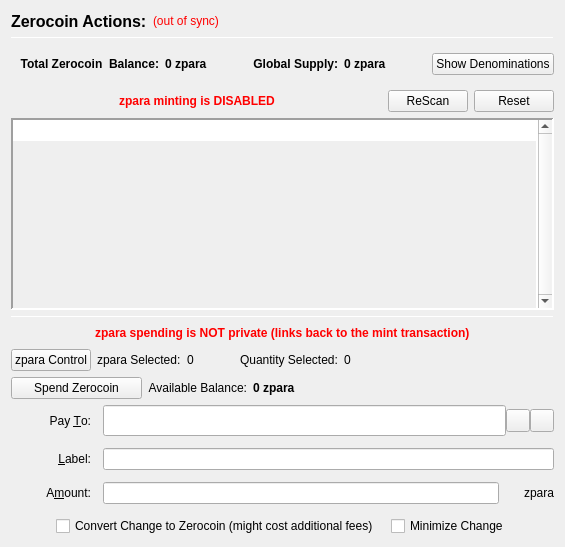
                  <widget class="QFrame" name="verticalFrameLeft">
                   <layout class="QVBoxLayout" name="verticalLayout_2">
                    <item>
                     <layout class="QVBoxLayout" name="verticalLayout_3">
                      <item>
                       <layout class="QHBoxLayout" name="horizontalLayout_3">
                        <item>
                         <widget class="QLabel" name="labelzparaActions">
                          <property name="font">
                           <font>
                            <pointsize>12</pointsize>
                            <weight>75</weight>
                            <bold>true</bold>
                           </font>
                          </property>
                          <property name="text">
                           <string>Zerocoin Actions:</string>
                          </property>
                          <property name="alignment">
                           <set>Qt::AlignLeading|Qt::AlignLeft|Qt::AlignVCenter</set>
                          </property>
                         </widget>
                        </item>
                        <item>
                         <widget class="QLabel" name="labelzparaSyncStatus">
                          <property name="toolTip">
                           <string>The displayed information may be out of date. Your wallet automatically synchronizes with the para network after a connection is established, but this process has not completed yet.</string>
                          </property>
                          <property name="styleSheet">
                           <string notr="true">QLabel { color: red; }</string>
                          </property>
                          <property name="text">
                           <string notr="true">(out of sync)</string>
                          </property>
                          <property name="alignment">
                           <set>Qt::AlignLeading|Qt::AlignLeft|Qt::AlignVCenter</set>
                          </property>
                         </widget>
                        </item>
                        <item>
                         <spacer name="horizontalSpacer">
                          <property name="orientation">
                           <enum>Qt::Horizontal</enum>
                          </property>
                          <property name="sizeHint" stdset="0">
                           <size>
                            <width>40</width>
                            <height>20</height>
                           </size>
                          </property>
                         </spacer>
                        </item>
                       </layout>
                      </item>
                      <item>
                       <widget class="Line" name="lineUpperLeft">
                        <property name="minimumSize">
                         <size>
                          <width>0</width>
                          <height>1</height>
                         </size>
                        </property>
                        <property name="maximumSize">
                         <size>
                          <width>16777215</width>
                          <height>1</height>
                         </size>
                        </property>
                        <property name="frameShadow">
                         <enum>QFrame::Sunken</enum>
                        </property>
                        <property name="orientation">
                         <enum>Qt::Horizontal</enum>
                        </property>
                       </widget>
                      </item>
                      <item>
                       <widget class="QFrame" name="balanceSupplyFrame">
                        <layout class="QHBoxLayout" name="horizontalLayout_2" stretch="0,0,0,1,0">
                         <property name="rightMargin">
                          <number>0</number>
                         </property>
                         <item>
                          <layout class="QHBoxLayout" name="horizontalLayout_34">
                           <item>
                            <widget class="QLabel" name="labelzAvailableText_3">
                             <property name="font">
                              <font>
                               <weight>75</weight>
                               <bold>true</bold>
                              </font>
                             </property>
                             <property name="toolTip">
                              <string>Total Balance including unconfirmed and immature zpara</string>
                             </property>
                             <property name="text">
                              <string>Total Zerocoin  Balance:</string>
                             </property>
                             <property name="alignment">
                              <set>Qt::AlignRight|Qt::AlignTrailing|Qt::AlignVCenter</set>
                             </property>
                            </widget>
                           </item>
                           <item>
                            <widget class="QLabel" name="labelzAvailableAmount_4">
                             <property name="minimumSize">
                              <size>
                               <width>40</width>
                               <height>0</height>
                              </size>
                             </property>
                             <property name="font">
                              <font>
                               <weight>75</weight>
                               <bold>true</bold>
                              </font>
                             </property>
                             <property name="toolTip">
                              <string>Total Balance including unconfirmed and immature zpara</string>
                             </property>
                             <property name="text">
                              <string>0 zpara</string>
                             </property>
                             <property name="alignment">
                              <set>Qt::AlignLeading|Qt::AlignLeft|Qt::AlignVCenter</set>
                             </property>
                            </widget>
                           </item>
                          </layout>
                         </item>
                         <item>
                          <spacer name="horizontalSpacer_32">
                           <property name="orientation">
                            <enum>Qt::Horizontal</enum>
                           </property>
                           <property name="sizeHint" stdset="0">
                            <size>
                             <width>40</width>
                             <height>20</height>
                            </size>
                           </property>
                          </spacer>
                         </item>
                         <item>
                          <layout class="QHBoxLayout" name="horizontalLayout_35">
                           <item>
                            <widget class="QLabel" name="labelZsupplyText_2">
                             <property name="font">
                              <font>
                               <weight>75</weight>
                               <bold>true</bold>
                              </font>
                             </property>
                             <property name="text">
                              <string>Global Supply:</string>
                             </property>
                             <property name="alignment">
                              <set>Qt::AlignRight|Qt::AlignTrailing|Qt::AlignVCenter</set>
                             </property>
                            </widget>
                           </item>
                           <item>
                            <widget class="QLabel" name="labelZsupplyAmount_2">
                             <property name="font">
                              <font>
                               <weight>75</weight>
                               <bold>true</bold>
                              </font>
                             </property>
                             <property name="text">
                              <string>0 zpara</string>
                             </property>
                            </widget>
                           </item>
                          </layout>
                         </item>
                         <item>
                          <spacer name="horizontalSpacer_31">
                           <property name="orientation">
                            <enum>Qt::Horizontal</enum>
                           </property>
                           <property name="sizeHint" stdset="0">
                            <size>
                             <width>40</width>
                             <height>20</height>
                            </size>
                           </property>
                          </spacer>
                         </item>
                         <item>
                          <widget class="QPushButton" name="pushButtonShowDenoms">
                           <property name="toolTip">
                            <string>Show zpara denominations list</string>
                           </property>
                           <property name="text">
                            <string>Show Denominations</string>
                           </property>
                          </widget>
                         </item>
                        </layout>
                       </widget>
                      </item>
                      <item>
                       <layout class="QHBoxLayout" name="horizontalLayout_4">
                        <item>
                         <spacer name="horizontalSpacer_2">
                          <property name="orientation">
                           <enum>Qt::Horizontal</enum>
                          </property>
                          <property name="sizeHint" stdset="0">
                           <size>
                            <width>40</width>
                            <height>20</height>
                           </size>
                          </property>
                         </spacer>
                        </item>
                        <item>
                         <widget class="QLabel" name="label">
                          <property name="styleSheet">
                           <string notr="true">color: red;
font-weight: bold;</string>
                          </property>
                          <property name="text">
                           <string>zpara minting is DISABLED</string>
                          </property>
                         </widget>
                        </item>
                        <item>
                         <spacer name="horizontalSpacer_3">
                          <property name="orientation">
                           <enum>Qt::Horizontal</enum>
                          </property>
                          <property name="sizeHint" stdset="0">
                           <size>
                            <width>40</width>
                            <height>20</height>
                           </size>
                          </property>
                         </spacer>
                        </item>
                        <item>
                         <widget class="QPushButton" name="pushButtonMintReset">
                          <property name="maximumSize">
                           <size>
                            <width>80</width>
                            <height>16777215</height>
                           </size>
                          </property>
                          <property name="toolTip">
                           <string>Rescan the complete blockchain for  Zerocoin mints and their meta-data.</string>
                          </property>
                          <property name="text">
                           <string>ReScan</string>
                          </property>
                         </widget>
                        </item>
                        <item>
                         <widget class="QPushButton" name="pushButtonSpentReset">
                          <property name="maximumSize">
                           <size>
                            <width>80</width>
                            <height>16777215</height>
                           </size>
                          </property>
                          <property name="toolTip">
                           <string>Reset Zerocoin Wallet DB. Deletes transactions that did not make it into the blockchain.</string>
                          </property>
                          <property name="text">
                           <string>Reset</string>
                          </property>
                         </widget>
                        </item>
                       </layout>
                      </item>
                      <item>
                       <widget class="QPlainTextEdit" name="TEMintStatus">
                        <property name="font">
                         <font>
                          <pointsize>8</pointsize>
                         </font>
                        </property>
                        <property name="toolTip">
                         <string>Status and/or Mesages from the last Mint Action.</string>
                        </property>
                        <property name="frameShape">
                         <enum>QFrame::Panel</enum>
                        </property>
                        <property name="frameShadow">
                         <enum>QFrame::Sunken</enum>
                        </property>
                        <property name="lineWidth">
                         <number>2</number>
                        </property>
                        <property name="midLineWidth">
                         <number>2</number>
                        </property>
                        <property name="verticalScrollBarPolicy">
                         <enum>Qt::ScrollBarAlwaysOn</enum>
                        </property>
                        <property name="horizontalScrollBarPolicy">
                         <enum>Qt::ScrollBarAlwaysOff</enum>
                        </property>
                        <property name="readOnly">
                         <bool>true</bool>
                        </property>
                        <property name="plainText">
                         <string notr="true"/>
                        </property>
                        <property name="backgroundVisible">
                         <bool>true</bool>
                        </property>
                       </widget>
                      </item>
                      <item>
                       <widget class="Line" name="line">
                        <property name="minimumSize">
                         <size>
                          <width>0</width>
                          <height>1</height>
                         </size>
                        </property>
                        <property name="maximumSize">
                         <size>
                          <width>16777215</width>
                          <height>1</height>
                         </size>
                        </property>
                        <property name="orientation">
                         <enum>Qt::Horizontal</enum>
                        </property>
                       </widget>
                      </item>
                      <item>
                       <layout class="QHBoxLayout" name="horizontalLayout_7">
                        <item>
                         <spacer name="horizontalSpacer_18">
                          <property name="orientation">
                           <enum>Qt::Horizontal</enum>
                          </property>
                          <property name="sizeHint" stdset="0">
                           <size>
                            <width>40</width>
                            <height>20</height>
                           </size>
                          </property>
                         </spacer>
                        </item>
                        <item>
                         <widget class="QLabel" name="label_2">
                          <property name="styleSheet">
                           <string notr="true">color: red;
font-weight: bold;</string>
                          </property>
                          <property name="text">
                           <string>zpara spending is NOT private (links back to the mint transaction)</string>
                          </property>
                         </widget>
                        </item>
                        <item>
                         <spacer name="horizontalSpacer_30">
                          <property name="orientation">
                           <enum>Qt::Horizontal</enum>
                          </property>
                          <property name="sizeHint" stdset="0">
                           <size>
                            <width>40</width>
                            <height>20</height>
                           </size>
                          </property>
                         </spacer>
                        </item>
                       </layout>
                      </item>
                      <item>
                       <layout class="QHBoxLayout" name="horizontalLayout_24">
                        <property name="leftMargin">
                         <number>0</number>
                        </property>
                        <property name="bottomMargin">
                         <number>0</number>
                        </property>
                        <item>
                         <widget class="QPushButton" name="pushButtonZparaControl">
                          <property name="text">
                           <string>zpara Control</string>
                          </property>
                         </widget>
                        </item>
                        <item>
                         <widget class="QLabel" name="labelzparaSelected">
                          <property name="text">
                           <string>zpara Selected:</string>
                          </property>
                         </widget>
                        </item>
                        <item>
                         <widget class="QLabel" name="labelzparaSelected_int">
                          <property name="text">
                           <string>0</string>
                          </property>
                         </widget>
                        </item>
                        <item>
                         <spacer name="horizontalSpacer_17">
                          <property name="orientation">
                           <enum>Qt::Horizontal</enum>
                          </property>
                          <property name="sizeType">
                           <enum>QSizePolicy::Fixed</enum>
                          </property>
                          <property name="sizeHint" stdset="0">
                           <size>
                            <width>40</width>
                            <height>20</height>
                           </size>
                          </property>
                         </spacer>
                        </item>
                        <item>
                         <widget class="QLabel" name="labelQuantitySelected">
                          <property name="text">
                           <string>Quantity Selected:</string>
                          </property>
                         </widget>
                        </item>
                        <item>
                         <widget class="QLabel" name="labelQuantitySelected_int">
                          <property name="text">
                           <string>0</string>
                          </property>
                         </widget>
                        </item>
                        <item>
                         <spacer name="horizontalSpacer_19">
                          <property name="orientation">
                           <enum>Qt::Horizontal</enum>
                          </property>
                          <property name="sizeHint" stdset="0">
                           <size>
                            <width>40</width>
                            <height>20</height>
                           </size>
                          </property>
                         </spacer>
                        </item>
                       </layout>
                      </item>
                      <item>
                       <layout class="QHBoxLayout" name="horizontalLayout_6">
                        <item>
                         <widget class="QPushButton" name="pushButtonSpendzpara">
                          <property name="minimumSize">
                           <size>
                            <width>131</width>
                            <height>0</height>
                           </size>
                          </property>
                          <property name="toolTip">
                           <string>Spend Zerocoin. Without 'Pay To:' address creates payments to yourself.</string>
                          </property>
                          <property name="text">
                           <string>Spend Zerocoin</string>
                          </property>
                         </widget>
                        </item>
                        <item>
                         <widget class="QLabel" name="labelzparaBalanceText">
                          <property name="toolTip">
                           <string>Available (mature and spendable) zpara for spending</string>
                          </property>
                          <property name="text">
                           <string>Available Balance:</string>
                          </property>
                          <property name="alignment">
                           <set>Qt::AlignRight|Qt::AlignTrailing|Qt::AlignVCenter</set>
                          </property>
                         </widget>
                        </item>
                        <item>
                         <widget class="QLabel" name="labelzAvailableAmount_2">
                          <property name="font">
                           <font>
                            <weight>75</weight>
                            <bold>true</bold>
                           </font>
                          </property>
                          <property name="toolTip">
                           <string>Available (mature and spendable) zpara for spending

zpara are mature when they have more than 20 confirmations AND more than 2 mints of the same denomination after them were minted</string>
                          </property>
                          <property name="text">
                           <string>0 zpara</string>
                          </property>
                          <property name="alignment">
                           <set>Qt::AlignLeading|Qt::AlignLeft|Qt::AlignVCenter</set>
                          </property>
                         </widget>
                        </item>
                        <item>
                         <spacer name="horizontalSpacer_4">
                          <property name="orientation">
                           <enum>Qt::Horizontal</enum>
                          </property>
                          <property name="sizeHint" stdset="0">
                           <size>
                            <width>40</width>
                            <height>20</height>
                           </size>
                          </property>
                         </spacer>
                        </item>
                       </layout>
                      </item>
                      <item>
                       <layout class="QGridLayout" name="gridLayout_7">
                        <property name="spacing">
                         <number>12</number>
                        </property>
                        <item row="0" column="0">
                         <widget class="QLabel" name="payToLabel">
                          <property name="minimumSize">
                           <size>
                            <width>80</width>
                            <height>0</height>
                           </size>
                          </property>
                          <property name="text">
                           <string>Pay &amp;To:</string>
                          </property>
                          <property name="alignment">
                           <set>Qt::AlignRight|Qt::AlignTrailing|Qt::AlignVCenter</set>
                          </property>
                          <property name="buddy">
                           <cstring>payTo</cstring>
                          </property>
                         </widget>
                        </item>
                        <item row="0" column="1">
                         <layout class="QHBoxLayout" name="payToLayout">
                          <property name="spacing">
                           <number>0</number>
                          </property>
                          <item>
                           <widget class="QValidatedLineEdit" name="payTo">
                            <property name="enabled">
                             <bool>true</bool>
                            </property>
                            <property name="minimumSize">
                             <size>
                              <width>0</width>
                              <height>31</height>
                             </size>
                            </property>
                            <property name="toolTip">
                             <string>The papara address to send the payment to. Creates local payment to yourself when empty.</string>
                            </property>
                           </widget>
                          </item>
                          <item>
                           <widget class="QToolButton" name="addressBookButton">
                            <property name="toolTip">
                             <string>Choose previously used address</string>
                            </property>
                            <property name="text">
                             <string/>
                            </property>
                            <property name="icon">
                             <iconset resource="../papara.qrc">
                              <normaloff>:/icons/address-book</normaloff>:/icons/address-book</iconset>
                            </property>
                            <property name="shortcut">
                             <string>Alt+A</string>
                            </property>
                           </widget>
                          </item>
                          <item>
                           <widget class="QToolButton" name="pasteButton">
                            <property name="toolTip">
                             <string>Paste address from clipboard</string>
                            </property>
                            <property name="text">
                             <string/>
                            </property>
                            <property name="icon">
                             <iconset resource="../papara.qrc">
                              <normaloff>:/icons/editpaste</normaloff>:/icons/editpaste</iconset>
                            </property>
                            <property name="shortcut">
                             <string>Alt+P</string>
                            </property>
                           </widget>
                          </item>
                         </layout>
                        </item>
                        <item row="1" column="0">
                         <widget class="QLabel" name="labelLabel">
                          <property name="minimumSize">
                           <size>
                            <width>80</width>
                            <height>0</height>
                           </size>
                          </property>
                          <property name="text">
                           <string>&amp;Label:</string>
                          </property>
                          <property name="alignment">
                           <set>Qt::AlignRight|Qt::AlignTrailing|Qt::AlignVCenter</set>
                          </property>
                          <property name="buddy">
                           <cstring>addAsLabel</cstring>
                          </property>
                         </widget>
                        </item>
                        <item row="1" column="1">
                         <widget class="QLineEdit" name="addAsLabel">
                          <property name="toolTip">
                           <string>Enter a label for this address to add it to the list of used addresses</string>
                          </property>
                         </widget>
                        </item>
                        <item row="2" column="0">
                         <widget class="QLabel" name="amountLabel">
                          <property name="minimumSize">
                           <size>
                            <width>80</width>
                            <height>0</height>
                           </size>
                          </property>
                          <property name="text">
                           <string>A&amp;mount:</string>
                          </property>
                          <property name="alignment">
                           <set>Qt::AlignRight|Qt::AlignTrailing|Qt::AlignVCenter</set>
                          </property>
                          <property name="buddy">
                           <cstring>zparapayAmount</cstring>
                          </property>
                         </widget>
                        </item>
                        <item row="2" column="1">
                         <layout class="QHBoxLayout" name="horizontalLayout_9">
                          <property name="spacing">
                           <number>0</number>
                          </property>
                          <item>
                           <widget class="QLineEdit" name="zparapayAmount"/>
                          </item>
                          <item>
                           <widget class="QLabel" name="labelzpara">
                            <property name="minimumSize">
                             <size>
                              <width>55</width>
                              <height>0</height>
                             </size>
                            </property>
                            <property name="text">
                             <string>zpara</string>
                            </property>
                            <property name="alignment">
                             <set>Qt::AlignRight|Qt::AlignTrailing|Qt::AlignVCenter</set>
                            </property>
                           </widget>
                          </item>
                         </layout>
                        </item>
                        <item row="3" column="0" colspan="2">
                         <layout class="QHBoxLayout" name="horizontalLayout_10">
                          <item>
                           <spacer name="horizontalSpacer_5">
                            <property name="orientation">
                             <enum>Qt::Horizontal</enum>
                            </property>
                            <property name="sizeHint" stdset="0">
                             <size>
                              <width>40</width>
                              <height>20</height>
                             </size>
                            </property>
                           </spacer>
                          </item>
                          <item>
                           <widget class="QCheckBox" name="checkBoxMintChange">
                            <property name="sizePolicy">
                             <sizepolicy hsizetype="MinimumExpanding" vsizetype="Fixed">
                              <horstretch>0</horstretch>
                              <verstretch>0</verstretch>
                             </sizepolicy>
                            </property>
                            <property name="layoutDirection">
                             <enum>Qt::LeftToRight</enum>
                            </property>
                            <property name="text">
                             <string>Convert Change to Zerocoin (might cost additional fees)</string>
                            </property>
                           </widget>
                          </item>
                          <item>
                           <widget class="QCheckBox" name="checkBoxMinimizeChange">
                            <property name="toolTip">
                             <string>If checked, the wallet tries to minimize the returning change instead of minimizing the number of spent denominations.</string>
                            </property>
                            <property name="text">
                             <string>Minimize Change</string>
                            </property>
                           </widget>
                          </item>
                          <item>
                           <spacer name="horizontalSpacer_6">
                            <property name="orientation">
                             <enum>Qt::Horizontal</enum>
                            </property>
                            <property name="sizeHint" stdset="0">
                             <size>
                              <width>40</width>
                              <height>20</height>
                             </size>
                            </property>
                           </spacer>
                          </item>
                         </layout>
                        </item>
                       </layout>
                      </item>
                     </layout>
                    </item>
                   </layout>
                  </widget>
